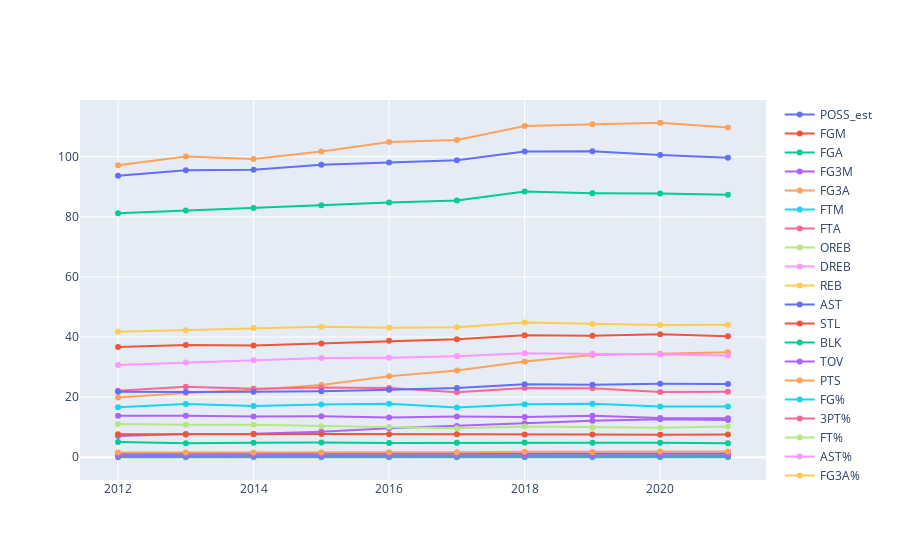

The notebook cell saved with this chart:
### Markdown cell above
# per 48 min stats

### Code cell
change_per48_df = change_df.copy()
for col in change_per48_df.columns[2:18]:
    change_per48_df[col] = (change_per48_df[col]/change_per48_df['MIN'])*48*5

change_per48_df.drop(columns='MIN', inplace=True)

fig = go.Figure()
for col in change_per48_df.columns[1:]:
    fig.add_trace(go.Scatter(x=change_per48_df['season_start_year'],
                             y=change_per48_df[col], name=col))
fig.show()
